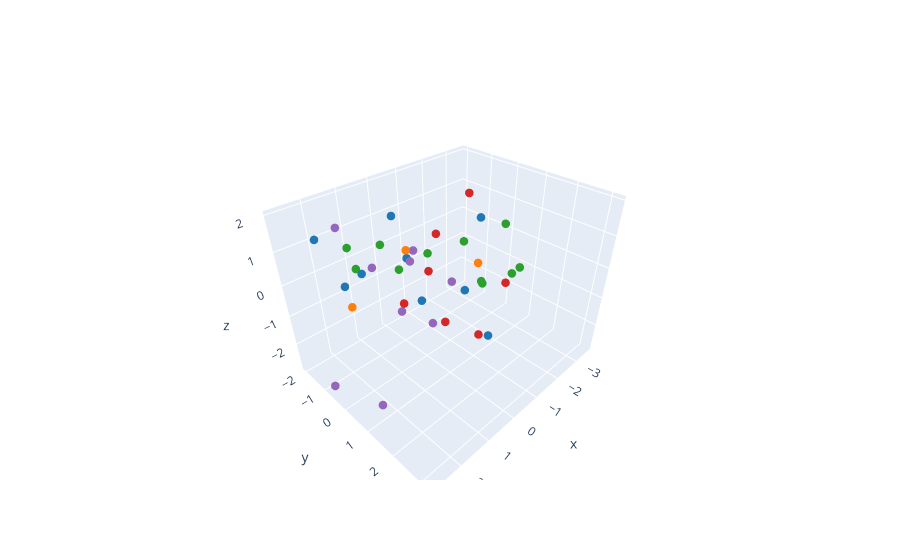

Notebook source saved alongside this figure:
### Code cell
import plotly.graph_objects as go
from matplotlib import cm

# get tab10 RGBA colors from matplotlib
tab10 = cm.get_cmap('tab20')
colors = [f'rgba({int(r*255)}, {int(g*255)}, {int(b*255)}, {a})' 
          for r, g, b, a in tab10(np.linspace(0, 1, 10))]

mean_lda = clustered.groupby(['mouse_name', 'mouse_cluster'])[np.arange(0, 3, 1)].mean().reset_index()
fig = go.Figure(
    data=go.Scatter3d(
        x=mean_lda[0],
        y=mean_lda[1],
        z=mean_lda[2],
        mode='markers',## Correlate with feature probability
        marker=dict(
            size=5,
            color=[colors[c] for c in mean_lda['mouse_cluster']]  # assign tab10 color per cluster
        )))

fig.show()

### Figure 1 — Plotly figure (JSON) as saved in the notebook; plotly's stock layout.template omitted (floating-point values rounded to 4 significant figures)
{"data": [{"marker": {"color": ["rgba(214, 39, 40, 1.0)", "rgba(148, 103, 189, 1.0)", "rgba(148, 103, 189, 1.0)", "rgba(148, 103, 189, 1.0)", "rgba(148, 103, 189, 1.0)", "rgba(148, 103, 189, 1.0)", "rgba(44, 160, 44, 1.0)", "rgba(44, 160, 44, 1.0)", "rgba(44, 160, 44, 1.0)", "rgba(44, 160, 44, 1.0)", "rgba(31, 119, 180, 1.0)", "rgba(255, 127, 14, 1.0)", "rgba(44, 160, 44, 1.0)", "rgba(44, 160, 44, 1.0)", "rgba(44, 160, 44, 1.0)", "rgba(44, 160, 44, 1.0)", "rgba(31, 119, 180, 1.0)", "rgba(148, 103, 189, 1.0)", "rgba(31, 119, 180, 1.0)", "rgba(148, 103, 189, 1.0)", "rgba(214, 39, 40, 1.0)", "rgba(214, 39, 40, 1.0)", "rgba(214, 39, 40, 1.0)", "rgba(44, 160, 44, 1.0)", "rgba(31, 119, 180, 1.0)", "rgba(214, 39, 40, 1.0)", "rgba(31, 119, 180, 1.0)", "rgba(214, 39, 40, 1.0)", "rgba(31, 119, 180, 1.0)", "rgba(31, 119, 180, 1.0)", "rgba(31, 119, 180, 1.0)", "rgba(214, 39, 40, 1.0)", "rgba(44, 160, 44, 1.0)", "rgba(255, 127, 14, 1.0)", "rgba(255, 127, 14, 1.0)", "rgba(148, 103, 189, 1.0)", "rgba(44, 160, 44, 1.0)", "rgba(31, 119, 180, 1.0)", "rgba(148, 103, 189, 1.0)"], "size": 5}, "mode": "markers", "type": "scatter3d", "x": [0.2249, 2.766, 1.854, -2.046, 0.3695, 0.07173, 1.772, 1.432, 0.3261, -2.401, 2.722, 2.106, -0.3296, 0.1968, -1.255, -0.5636, 2.186, 2.228, 1.876, 0.2675, 1.057, -0.5848, 0.3757, 1.175, -0.6938, -0.4443, -3.575, -1.606, -0.6815, -0.6965, -1.098, -2.96, -1.449, -0.05139, -0.988, -0.2328, -1.955, -0.5823, 1.256], "y": [0.4351, -0.739, -0.9933, -0.9805, -1.88, 0.3782, -0.4613, -1.319, -0.6515, 0.7643, -0.4098, -0.3213, 1.732, 3.187, 1.955, 1.575, -0.3777, 0.6843, -0.067, -0.2342, 0.4078, 2.28, 1.189, -0.2147, 0.8579, 1.627, -1.16, -1.224, -0.9284, -1.567, 1.433, -1.141, -1.456, -0.7814, 1.038, -0.6825, -0.3869, -2.022, 0.5591], "z": [0.4044, -2.75, 1.708, -1.687, -0.4729, -1.423, 0.7634, 0.8581, 0.003509, 0.9151, 1.958, -0.1421, 0.454, 1.741, 0.3554, 0.1995, 0.485, -2.81, 0.8532, 0.423, -0.1972, 0.549, -0.734, 1.291, -0.4342, -1.391, 0.0288, 0.1485, -1.721, -0.4715, -1.949, 1.072, -0.5646, 0.4019, 0.3834, 0.3603, 0.08403, 0.8157, -0.2577]}], "layout": {}}
